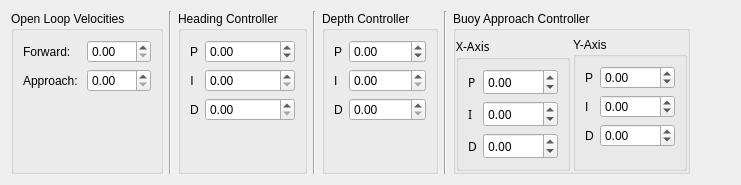
      <widget class="QWidget" name="tabContainerPage1_2">
       <attribute name="title">
        <string>Controllers</string>
       </attribute>
       <layout class="QHBoxLayout" name="horizontalLayout_6">
        <item>
         <widget class="QGroupBox" name="groupBox_13">
          <property name="title">
           <string>Open Loop Velocities</string>
          </property>
          <layout class="QFormLayout" name="formLayout_8">
           <property name="fieldGrowthPolicy">
            <enum>QFormLayout::AllNonFixedFieldsGrow</enum>
           </property>
           <item row="0" column="0">
            <widget class="QLabel" name="label_21">
             <property name="text">
              <string>Forward:</string>
             </property>
             <property name="buddy">
              <cstring>fwdVelocitySpinBox</cstring>
             </property>
            </widget>
           </item>
           <item row="0" column="1">
            <widget class="QDoubleSpinBox" name="fwdVelocitySpinBox">
             <property name="maximum">
              <double>127.000000000000000</double>
             </property>
            </widget>
           </item>
           <item row="1" column="0">
            <widget class="QLabel" name="label_22">
             <property name="text">
              <string>Approach: </string>
             </property>
             <property name="buddy">
              <cstring>approachVelocitySpinBox</cstring>
             </property>
            </widget>
           </item>
           <item row="1" column="1">
            <widget class="QDoubleSpinBox" name="approachVelocitySpinBox">
             <property name="maximum">
              <double>127.000000000000000</double>
             </property>
            </widget>
           </item>
          </layout>
         </widget>
        </item>
        <item>
         <widget class="Line" name="line_14">
          <property name="orientation">
           <enum>Qt::Vertical</enum>
          </property>
         </widget>
        </item>
        <item>
         <widget class="QGroupBox" name="groupBox">
          <property name="title">
           <string>Heading Controller</string>
          </property>
          <layout class="QFormLayout" name="formLayout">
           <property name="fieldGrowthPolicy">
            <enum>QFormLayout::AllNonFixedFieldsGrow</enum>
           </property>
           <item row="1" column="0">
            <widget class="QLabel" name="headingPGainLabel">
             <property name="sizePolicy">
              <sizepolicy hsizetype="Expanding" vsizetype="Preferred">
               <horstretch>0</horstretch>
               <verstretch>0</verstretch>
              </sizepolicy>
             </property>
             <property name="text">
              <string>P</string>
             </property>
             <property name="alignment">
              <set>Qt::AlignCenter</set>
             </property>
             <property name="buddy">
              <cstring>headingPGainSpinBox</cstring>
             </property>
            </widget>
           </item>
           <item row="1" column="1">
            <widget class="QDoubleSpinBox" name="headingPGainSpinBox">
             <property name="minimum">
              <double>-99.989999999999995</double>
             </property>
             <property name="singleStep">
              <double>0.010000000000000</double>
             </property>
            </widget>
           </item>
           <item row="2" column="0">
            <widget class="QLabel" name="headingIGainLabel">
             <property name="sizePolicy">
              <sizepolicy hsizetype="Expanding" vsizetype="Preferred">
               <horstretch>0</horstretch>
               <verstretch>0</verstretch>
              </sizepolicy>
             </property>
             <property name="text">
              <string>I</string>
             </property>
             <property name="alignment">
              <set>Qt::AlignCenter</set>
             </property>
            </widget>
           </item>
           <item row="2" column="1">
            <widget class="QDoubleSpinBox" name="headingIGainSpinBox">
             <property name="singleStep">
              <double>0.010000000000000</double>
             </property>
            </widget>
           </item>
           <item row="3" column="0">
            <widget class="QLabel" name="headingDGainLabel">
             <property name="sizePolicy">
              <sizepolicy hsizetype="Expanding" vsizetype="Preferred">
               <horstretch>0</horstretch>
               <verstretch>0</verstretch>
              </sizepolicy>
             </property>
             <property name="text">
              <string>D</string>
             </property>
             <property name="alignment">
              <set>Qt::AlignCenter</set>
             </property>
            </widget>
           </item>
           <item row="3" column="1">
            <widget class="QDoubleSpinBox" name="headingDGainSpinBox">
             <property name="singleStep">
              <double>0.010000000000000</double>
             </property>
            </widget>
           </item>
          </layout>
         </widget>
        </item>
        <item>
         <widget class="Line" name="line_15">
          <property name="orientation">
           <enum>Qt::Vertical</enum>
          </property>
         </widget>
        </item>
        <item>
         <widget class="QGroupBox" name="groupBox_2">
          <property name="title">
           <string>Depth Controller</string>
          </property>
          <layout class="QFormLayout" name="formLayout_2">
           <property name="fieldGrowthPolicy">
            <enum>QFormLayout::AllNonFixedFieldsGrow</enum>
           </property>
           <item row="0" column="0">
            <widget class="QLabel" name="depthPGainLabel">
             <property name="text">
              <string>P</string>
             </property>
            </widget>
           </item>
           <item row="0" column="1">
            <widget class="QDoubleSpinBox" name="depthPGainSpinBox">
             <property name="sizePolicy">
              <sizepolicy hsizetype="Expanding" vsizetype="Fixed">
               <horstretch>0</horstretch>
               <verstretch>0</verstretch>
              </sizepolicy>
             </property>
             <property name="minimum">
              <double>-99.000000000000000</double>
             </property>
             <property name="maximum">
              <double>99.000000000000000</double>
             </property>
             <property name="singleStep">
              <double>0.010000000000000</double>
             </property>
            </widget>
           </item>
           <item row="1" column="0">
            <widget class="QLabel" name="depthIGainLabel">
             <property name="text">
              <string>I</string>
             </property>
            </widget>
           </item>
           <item row="1" column="1">
            <widget class="QDoubleSpinBox" name="depthIGainSpinBox">
             <property name="sizePolicy">
              <sizepolicy hsizetype="Expanding" vsizetype="Fixed">
               <horstretch>0</horstretch>
               <verstretch>0</verstretch>
              </sizepolicy>
             </property>
             <property name="singleStep">
              <double>0.010000000000000</double>
             </property>
            </widget>
           </item>
           <item row="2" column="0">
            <widget class="QLabel" name="depthDGainLabel">
             <property name="text">
              <string>D</string>
             </property>
            </widget>
           </item>
           <item row="2" column="1">
            <widget class="QDoubleSpinBox" name="depthDGainSpinBox">
             <property name="sizePolicy">
              <sizepolicy hsizetype="Expanding" vsizetype="Fixed">
               <horstretch>0</horstretch>
               <verstretch>0</verstretch>
              </sizepolicy>
             </property>
             <property name="singleStep">
              <double>0.010000000000000</double>
             </property>
            </widget>
           </item>
          </layout>
         </widget>
        </item>
        <item>
         <widget class="Line" name="line_16">
          <property name="orientation">
           <enum>Qt::Vertical</enum>
          </property>
         </widget>
        </item>
        <item>
         <widget class="QGroupBox" name="groupBox_3">
          <property name="title">
           <string>Buoy Approach Controller</string>
          </property>
          <layout class="QHBoxLayout" name="horizontalLayout_8">
           <property name="spacing">
            <number>3</number>
           </property>
           <property name="leftMargin">
            <number>0</number>
           </property>
           <property name="topMargin">
            <number>6</number>
           </property>
           <property name="rightMargin">
            <number>0</number>
           </property>
           <property name="bottomMargin">
            <number>0</number>
           </property>
           <item>
            <widget class="QGroupBox" name="groupBox_6">
             <property name="font">
              <font>
               <family>Sans Serif</family>
              </font>
             </property>
             <property name="title">
              <string>X-Axis</string>
             </property>
             <layout class="QFormLayout" name="formLayout_3">
              <property name="fieldGrowthPolicy">
               <enum>QFormLayout::AllNonFixedFieldsGrow</enum>
              </property>
              <item row="0" column="0">
               <widget class="QLabel" name="headingPGainLabel_2">
                <property name="text">
                 <string>P</string>
                </property>
               </widget>
              </item>
              <item row="0" column="1">
               <widget class="QDoubleSpinBox" name="buoyHeadingPGainSpinBox">
                <property name="minimum">
                 <double>-1000.000000000000000</double>
                </property>
                <property name="maximum">
                 <double>1000.000000000000000</double>
                </property>
                <property name="singleStep">
                 <double>0.010000000000000</double>
                </property>
               </widget>
              </item>
              <item row="1" column="0">
               <widget class="QLabel" name="headingIGainLabel_2">
                <property name="text">
                 <string>I</string>
                </property>
               </widget>
              </item>
              <item row="1" column="1">
               <widget class="QDoubleSpinBox" name="buoyHeadingIGainSpinBox">
                <property name="minimum">
                 <double>-1000.000000000000000</double>
                </property>
                <property name="maximum">
                 <double>1000.000000000000000</double>
                </property>
                <property name="singleStep">
                 <double>0.010000000000000</double>
                </property>
               </widget>
              </item>
              <item row="2" column="0">
               <widget class="QLabel" name="headingDGainLabel_2">
                <property name="text">
                 <string>D</string>
                </property>
               </widget>
              </item>
              <item row="2" column="1">
               <widget class="QDoubleSpinBox" name="buoyHeadingDGainSpinBox">
                <property name="minimum">
                 <double>-1000.000000000000000</double>
                </property>
                <property name="maximum">
                 <double>1000.000000000000000</double>
                </property>
                <property name="singleStep">
                 <double>0.010000000000000</double>
                </property>
               </widget>
              </item>
             </layout>
            </widget>
           </item>
           <item>
            <widget class="QGroupBox" name="groupBox_4">
             <property name="title">
              <string>Y-Axis</string>
             </property>
             <layout class="QFormLayout" name="formLayout_4">
              <item row="0" column="0">
               <widget class="QLabel" name="depthPGainLabel_2">
                <property name="text">
                 <string>P</string>
                </property>
               </widget>
              </item>
              <item row="1" column="0">
               <widget class="QLabel" name="depthIGainLabel_2">
                <property name="text">
                 <string>I</string>
                </property>
               </widget>
              </item>
              <item row="2" column="0">
               <widget class="QLabel" name="depthDGainLabel_2">
                <property name="text">
                 <string>D</string>
                </property>
               </widget>
              </item>
              <item row="0" column="1">
               <widget class="QDoubleSpinBox" name="buoyDepthPGainSpinBox">
                <property name="minimum">
                 <double>-1000.000000000000000</double>
                </property>
                <property name="maximum">
                 <double>1000.000000000000000</double>
                </property>
                <property name="singleStep">
                 <double>0.010000000000000</double>
                </property>
               </widget>
              </item>
              <item row="1" column="1">
               <widget class="QDoubleSpinBox" name="buoyDepthIGainSpinBox">
                <property name="minimum">
                 <double>-1000.000000000000000</double>
                </property>
                <property name="maximum">
                 <double>1000.000000000000000</double>
                </property>
                <property name="singleStep">
                 <double>0.010000000000000</double>
                </property>
               </widget>
              </item>
              <item row="2" column="1">
               <widget class="QDoubleSpinBox" name="buoyDepthDGainSpinBox">
                <property name="minimum">
                 <double>-1000.000000000000000</double>
                </property>
                <property name="maximum">
                 <double>1000.000000000000000</double>
                </property>
                <property name="singleStep">
                 <double>0.010000000000000</double>
                </property>
               </widget>
              </item>
             </layout>
            </widget>
           </item>
          </layout>
         </widget>
        </item>
        <item>
         <spacer name="horizontalSpacer_2">
          <property name="orientation">
           <enum>Qt::Horizontal</enum>
          </property>
          <property name="sizeHint" stdset="0">
           <size>
            <width>40</width>
            <height>20</height>
           </size>
          </property>
         </spacer>
        </item>
       </layout>
      </widget>
